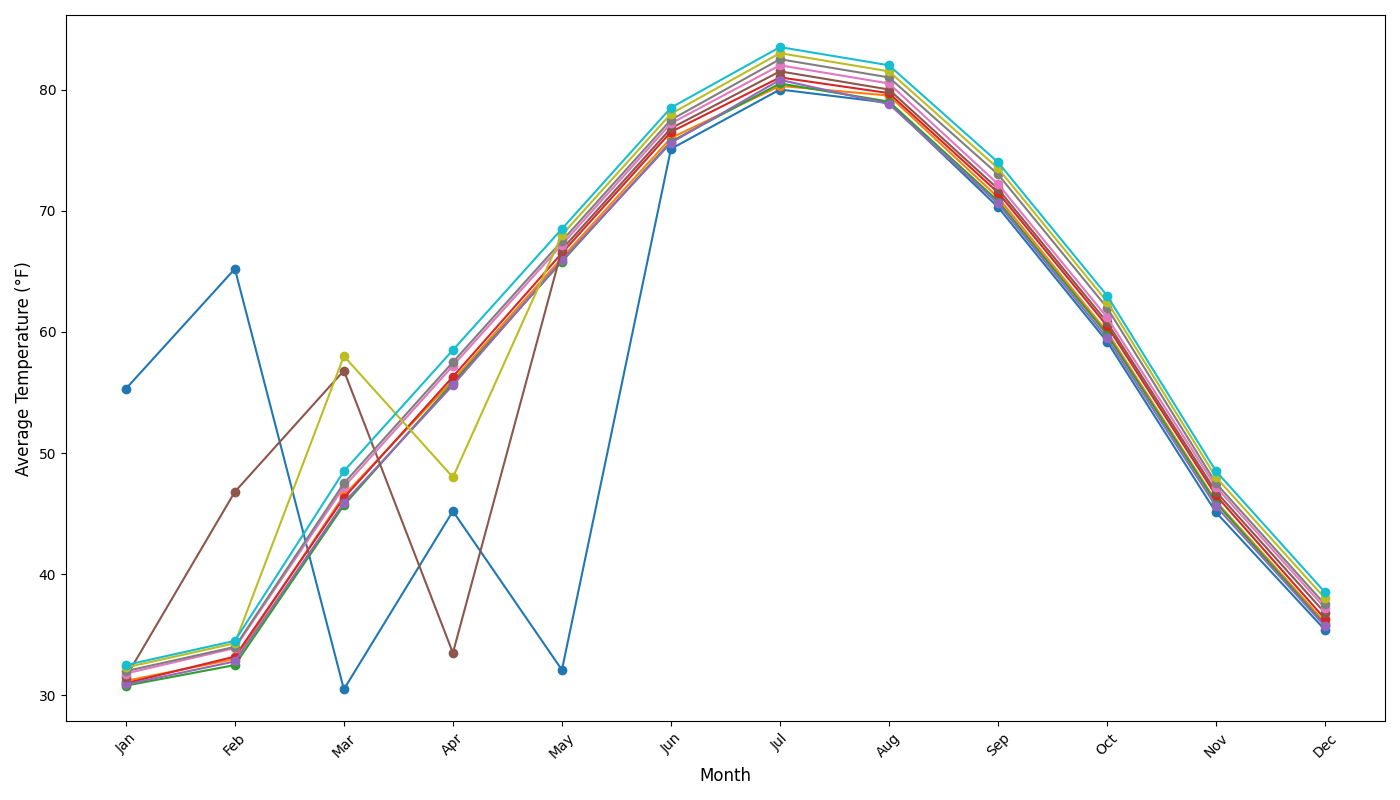

Source code (Python):
import matplotlib.pyplot as plt
import numpy as np

years = np.arange(2010, 2020)
months = range(1, 13)

temperature_data = [
    [55.3, 65.2, 30.5, 45.2, 32.1, 75.1, 80.0, 78.9, 70.3, 59.2, 45.1, 35.4],
    [31.2, 33.0, 46.5, 56.0, 66.1, 76.0, 80.3, 79.5, 71.1, 60.0, 46.0, 36.0],
    [30.8, 32.5, 45.7, 55.8, 65.8, 75.7, 80.5, 79.0, 70.8, 59.8, 45.9, 35.8],
    [31.0, 33.2, 46.3, 56.3, 66.5, 76.5, 81.0, 79.7, 71.5, 60.5, 46.5, 36.3],
    [30.9, 32.8, 45.9, 55.6, 65.9, 75.6, 80.8, 78.8, 70.6, 59.5, 45.6, 35.7],
    [31.5, 46.8, 56.8, 33.5, 66.8, 76.8, 81.5, 80.0, 71.8, 60.8, 46.8, 36.8],
    [31.8, 33.9, 47.2, 57.2, 67.2, 77.2, 82.0, 80.5, 72.2, 61.2, 47.2, 37.2],
    [32.0, 34.0, 47.5, 57.5, 67.5, 77.5, 82.5, 81.0, 73.0, 62.0, 47.5, 37.5],
    [32.3, 34.3, 58.0, 48.0, 68.0, 78.0, 83.0, 81.5, 73.5, 62.5, 48.0, 38.0],
    [32.5, 34.5, 48.5, 58.5, 68.5, 78.5, 83.5, 82.0, 74.0, 63.0, 48.5, 38.5]
]

temperature_data = np.array(temperature_data)

plt.figure(figsize=(14, 8))

for i in range(len(years)):
    plt.plot(months, temperature_data[i], marker='o', linestyle='-')

plt.xlabel("Month", fontsize=12)
plt.ylabel("Average Temperature (°F)", fontsize=12)
plt.xticks(months, ['Jan', 'Feb', 'Mar', 'Apr', 'May', 'Jun', 'Jul', 'Aug', 'Sep', 'Oct', 'Nov', 'Dec'], rotation=45)
plt.tight_layout()
plt.show()
